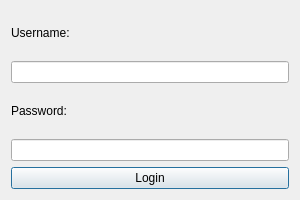
<?xml version="1.0" encoding="UTF-8"?>
<ui version="4.0">
 <class>LoginDialog</class>
 <widget class="QDialog" name="LoginDialog">
  <property name="geometry">
   <rect>
    <x>0</x>
    <y>0</y>
    <width>300</width>
    <height>200</height>
   </rect>
  </property>
  <property name="windowTitle">
   <string>Dialog</string>
  </property>
  <layout class="QVBoxLayout" name="verticalLayout">
   <item>
    <widget class="QLabel" name="label">
     <property name="text">
      <string>Username:</string>
     </property>
    </widget>
   </item>
   <item>
    <widget class="QLineEdit" name="usernameField"/>
   </item>
   <item>
    <widget class="QLabel" name="label_2">
     <property name="text">
      <string>Password:</string>
     </property>
    </widget>
   </item>
   <item>
    <widget class="QLineEdit" name="passwordField"/>
   </item>
   <item>
    <widget class="QPushButton" name="loginButton">
     <property name="text">
      <string>Login</string>
     </property>
    </widget>
   </item>
  </layout>
 </widget>
 <resources/>
 <connections/>
</ui>
